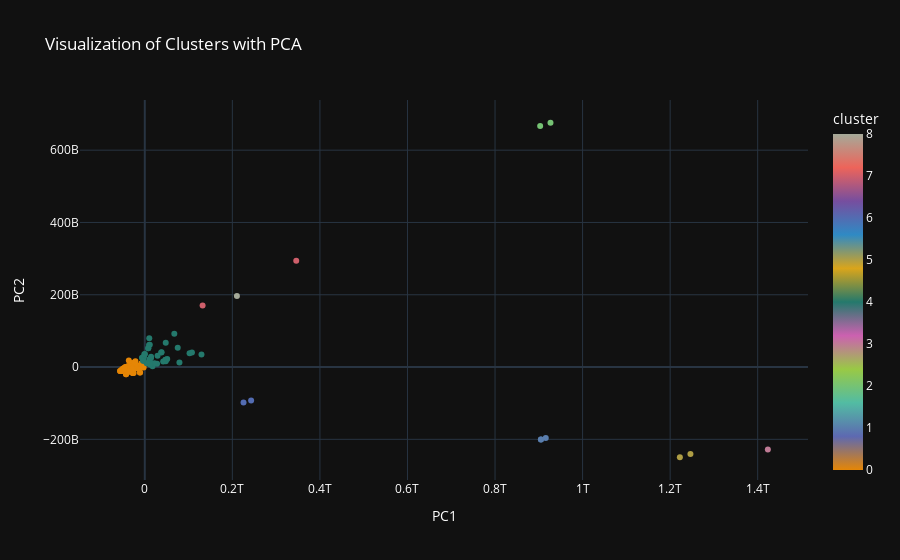

The cell this chart's notebook holds for it:
### Markdown cell above
#### Running Model (Kmeans)

### Code cell
df_pca = pd.DataFrame(principal_components[:, :2], columns=['PC1', 'PC2'])
df_pca['cluster'] = cluster_labels

fig = px.scatter(df_pca, x='PC1', y='PC2', color='cluster', title='Visualization of Clusters with PCA', color_continuous_scale=px.colors.qualitative.Vivid)
fig.update_layout(template='plotly_dark', font=dict(color='white'))
fig.show()

### Figure 1 — Plotly figure (JSON) as saved in the notebook; plotly's stock layout.template omitted (floating-point values rounded to 4 significant figures; data arrays with more than 128 entries replaced by an {"elided": "..."} marker saying what was removed)
{"data": [{"hovertemplate": "PC1=%{x}<br>PC2=%{y}<br>cluster=%{marker.color}<extra></extra>", "legendgroup": "", "marker": {"color": {"elided": "291 int values"}, "coloraxis": "coloraxis", "symbol": "circle"}, "mode": "markers", "name": "", "orientation": "v", "showlegend": false, "type": "scatter", "x": {"elided": "291 float values"}, "xaxis": "x", "y": {"elided": "291 float values"}, "yaxis": "y"}], "layout": {"coloraxis": {"colorbar": {"title": {"text": "cluster"}}, "colorscale": [[0, "rgb(229, 134, 6)"], [0.1, "rgb(93, 105, 177)"], [0.2, "rgb(82, 188, 163)"], [0.3, "rgb(153, 201, 69)"], [0.4, "rgb(204, 97, 176)"], [0.5, "rgb(36, 121, 108)"], [0.6, "rgb(218, 165, 27)"], [0.7, "rgb(47, 138, 196)"], [0.8, "rgb(118, 78, 159)"], [0.9, "rgb(237, 100, 90)"], [1, "rgb(165, 170, 153)"]]}, "font": {"color": "white"}, "legend": {"tracegroupgap": 0}, "title": {"text": "Visualization of Clusters with PCA"}, "xaxis": {"anchor": "y", "domain": [0, 1], "title": {"text": "PC1"}}, "yaxis": {"anchor": "x", "domain": [0, 1], "title": {"text": "PC2"}}}}
